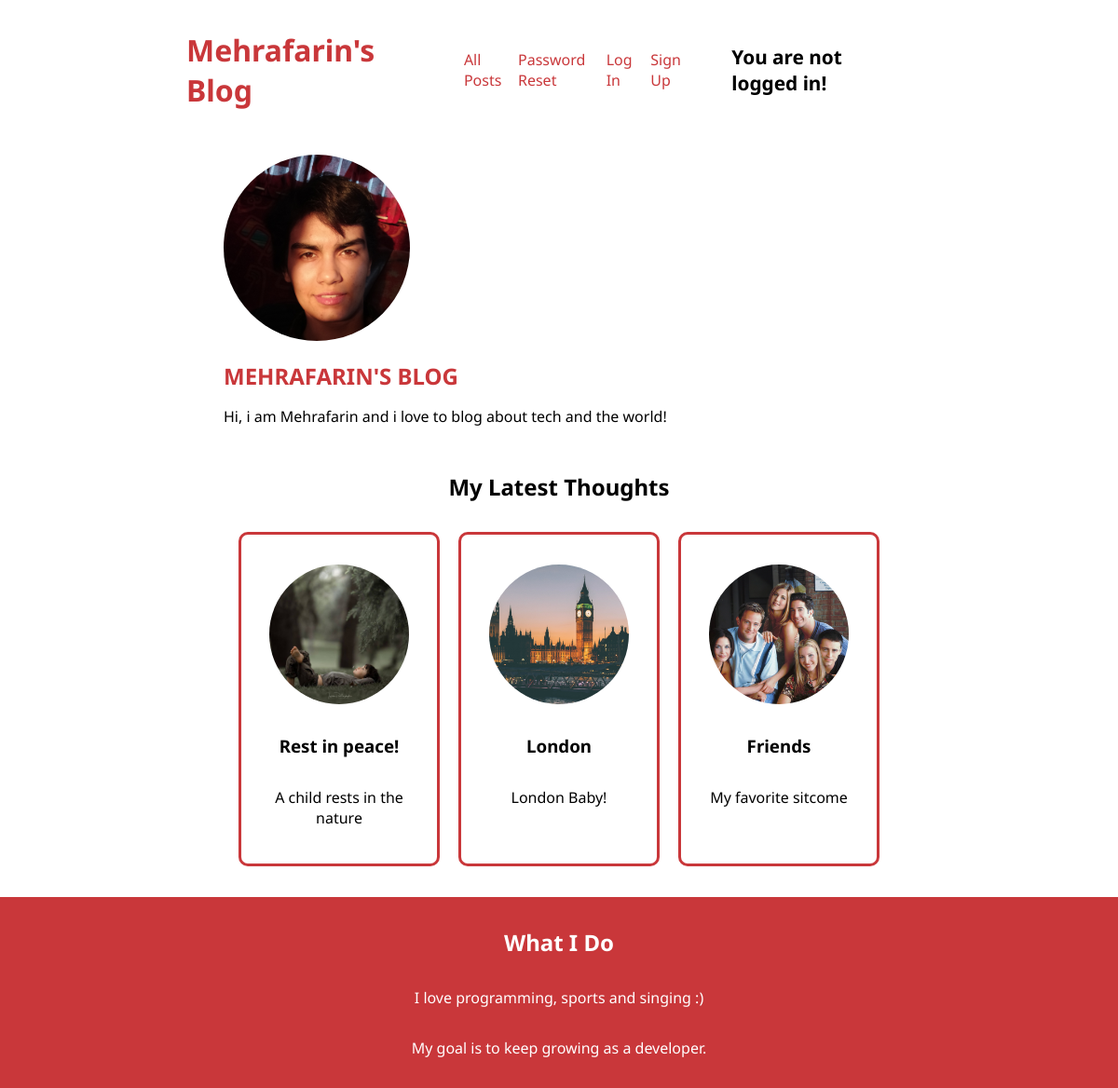
/, run on an earlier commit of the app's database.
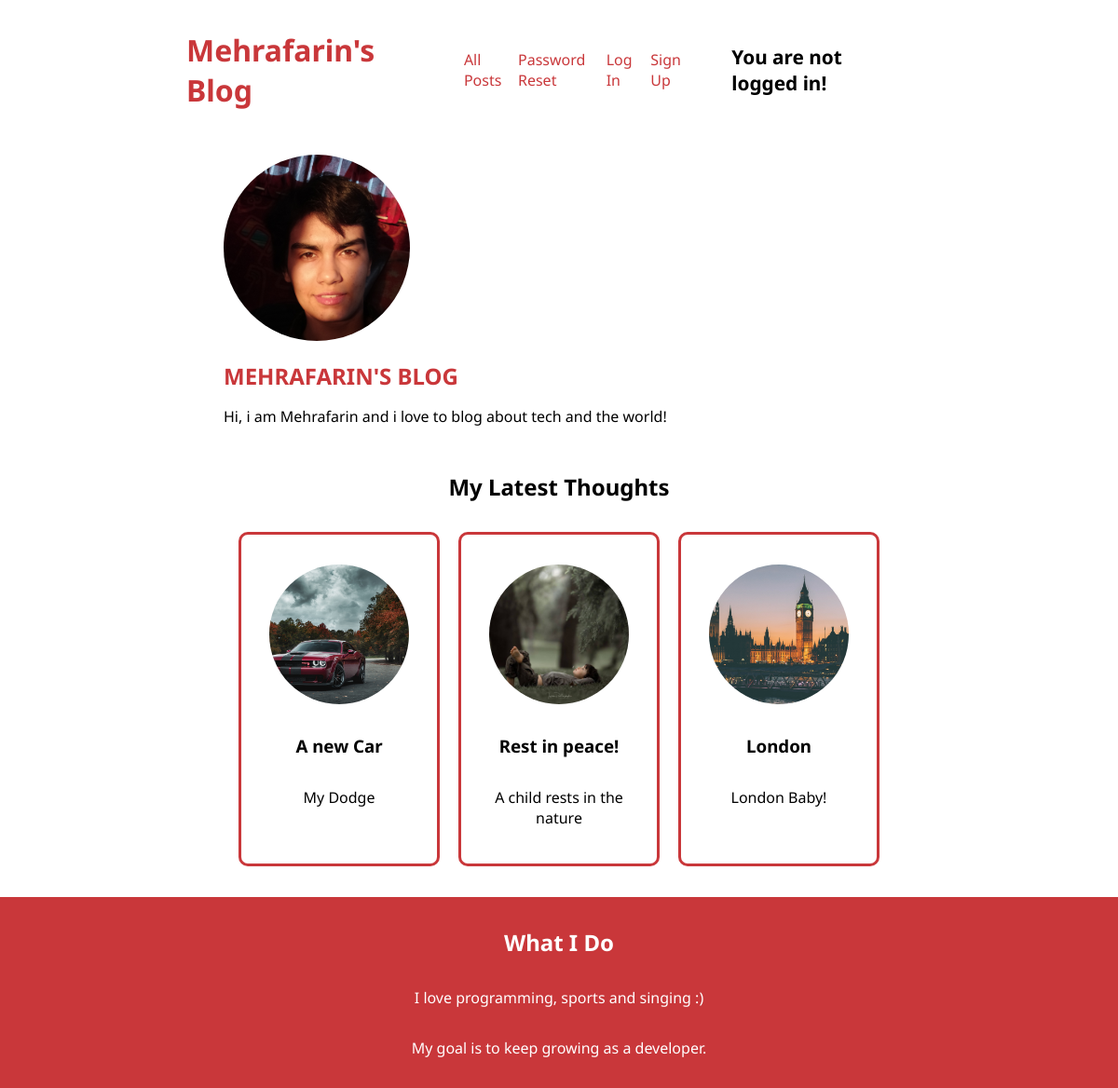
And on a later commit of the database.
### blog/models.py (models this page shows, shortened)
class Blog(models.Model):
    title = models.CharField(max_length=112)
    content = models.TextField()
    author = models.ForeignKey(Author, on_delete=models.CASCADE, null=True)
    time = models.DateTimeField(default=dt.datetime.now())
    tags = models.ManyToManyField(Tag)
    image = models.ImageField(upload_to='images', blank=True, null=True, default='')

### blog/views.py (the view)
# urls.py: path('', LatestPostsView.as_view(), name='latest_posts'),
class LatestPostsView(ListView):
    model = Blog
    template_name = 'home_page.html'
    context_object_name = 'latest_posts'
    ordering = ['-time']
    def get_queryset(self, **kwargs):
        queryset = super().get_queryset(**kwargs)
        latest_posts = queryset[:3]
        return latest_posts

### templates/home_page.html (shortened to what this page needs)
{% extends 'base.html' %}
{% load static %}
{% block content %}
    <section id="welcome">
        <header>
            <img src="{% static 'images/me.jpg' %}" alt="Mehrafarin - The Author of This Blog">
            <h1>MEHRAFARIN'S BLOG</h1>
        </header>
        <p>Hi, i am Mehrafarin and i love to blog about tech and the world!</p>
    </section>
    <section id="latest-posts">
        <h2>My Latest Thoughts</h2>
        <ul>
            {% for post in latest_posts %}
                <li>
                    <a href="{% url 'blog:post_detail' post.pk %}">
                        <div class="post">
                        <img src="{{ post.image.url }}" alt="{{ post.title }}'s photo">
                        <h3>{{ post.title }}</h3>
                        <p>{{ post.content }}</p>
                        </div>
                    </a>
                </li>
            {% endfor %}
        </ul>
    </section>
    <section id="about">
        <h2>What I Do</h2>
        <p>I love programming, sports and singing :)</p>
        <p>My goal is to keep growing as a developer.</p>
    </section>
{% endblock content %}

### templates/base.html (shortened to what this page needs)
{% load static %}
<!DOCTYPE html>
<html lang="en">
<head>
    <link rel="stylesheet" href="{% static 'base.css' %}">
</head>
<body>
    <header id="main_navigation">
        <h1><a href="{% url 'blog:latest_posts' %}">Mehrafarin's Blog</a></h1>
            <div class="user-control">
                <nav>
                <a href="{% url 'blog:posts' %}">All Posts</a>
                {% if user.is_authenticated %}
                    <a href="{% url 'blog:new_post' %}">New Post</a>
                    <a href="{% url 'password_change' %}">Password Change</a>
                    <a href="{% url 'blog:logout' %}">Log Out</a>
                    <span>Welcome {{ user.username }}</span>
            {% else %}
                <a href="{% url 'password_reset' %}">Password Reset</a>
                <a href="{% url 'login' %}">Log In</a>
                <a href="{% url 'signup' %}">Sign Up</a>
                <span>You are not logged in!</span>
                </nav>
            {% endif %}
            </div>
    </header>
    {% block content %}
    {% endblock content %}
</body>
</html>

### static/base.css (style rules this page uses)
* { margin: 0; padding: 0; box-sizing: border-box; font-family: "Noto Sans", sans-serif; }
li { list-style: none; }
#welcome header img { width: 200px; height: 200px; border-radius: 50%; object-fit: cover; margin-bottom: 1rem; }
#welcome header { margin: 1rem 0; color: #C9373A; }
#welcome { margin: 3rem auto; width: 60%; }
#main_navigation { min-width: 50rem; width: 65%; margin: 2rem auto; display: flex; align-items: center; justify-content: space-around; }
#main_navigation .user-control a { margin-left: 1rem; }
#main_navigation nav { margin: 0 4rem; display: flex; align-items: center; }
#main_navigation a { color: #C9373A; text-decoration: none; }
#latest-posts { width: 60%; text-align: center; margin: 3rem auto; }
#latest-posts li a { text-decoration: none; color: black; }
#latest-posts h2 { margin-bottom: 2rem; }
#latest-posts ul { display: flex; align-items: center; justify-content: center; }
#latest-posts li { margin: 0 10px; width: 30%; height: 200px; }
#latest-posts .post { display: flex; flex-direction: column; justify-content: center; align-items: center; transition:background-color ease .36s, color ease .36s; }
#latest-posts .post img { transition: border ease .26s; }
#latest-posts .post img { width: 150px; height: 150px; border-radius: 50%; object-fit: cover; }
#latest-posts h3 { margin: 2rem 0; }
#latest-posts .post p { overflow: auto; height: 50px; }
#about { width: 100%; padding: 2rem 0; margin: 12rem auto 0; text-align: center; background-color: #C9373A; color: white; }
#about p:nth-of-type(1) { margin: 2rem 0; }
.post { margin: 0 0 2rem; border: #C9373A solid 3px; border-radius: 10px; padding: 2rem 1rem; }
.user-control span { font-weight: bold; font-size: 1.3rem; margin-left: 3rem; }

What changed in the data, as far as the page shows it:
no longer on this page (row unchanged): Blog: image (picture), title "Friends", content "My favorite sitcome"
added Blog: image (picture), title "A new Car", content "My Dodge"
